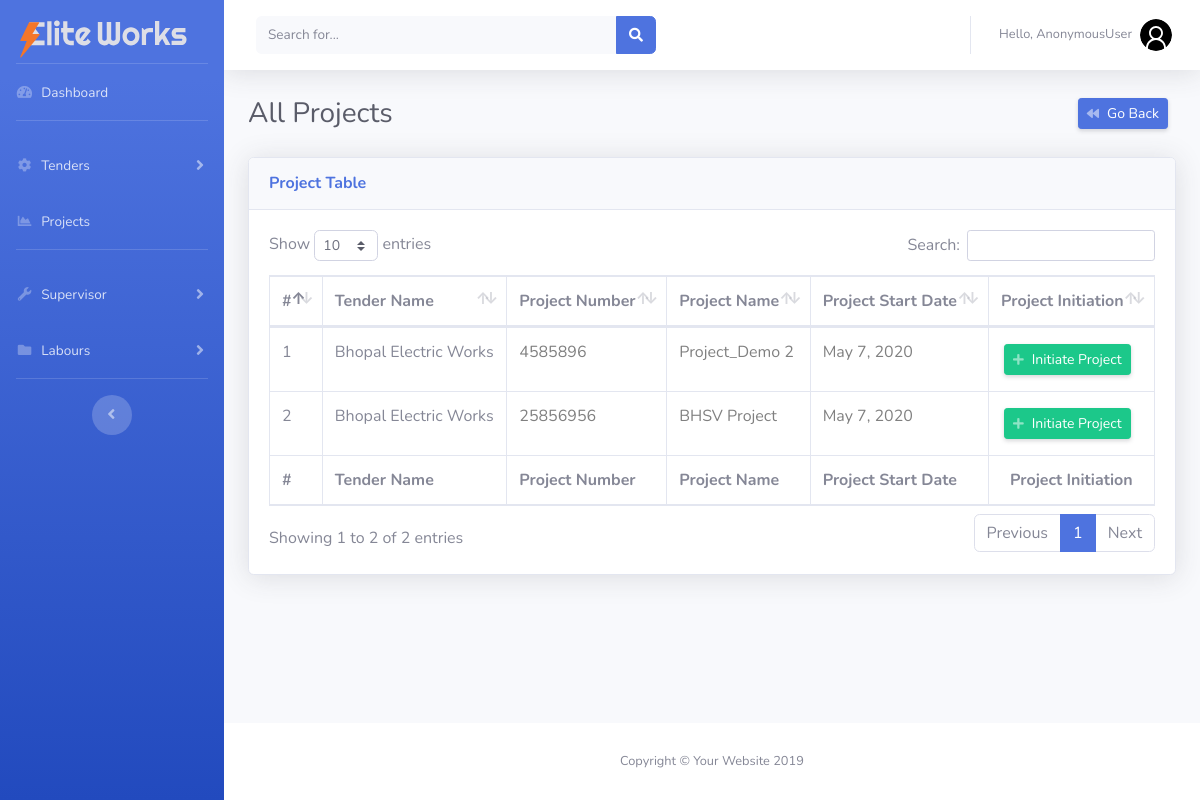
/projects/, run on the app's committed database.
### project/models.py (models this page shows, shortened)
class Projects(models.Model):
    tender = models.ForeignKey(Tender, on_delete=models.CASCADE)
    project_number = models.CharField(
        'Project Number', max_length=200, blank=False, null=True)
    project_name = models.CharField(
        'Project Name', max_length=200, blank=False, null=True)
    project_start_date = models.DateField(
        'Project Start Date', default=timezone.now)
    class Meta:
        verbose_name = 'Project'
        verbose_name_plural = 'Project'

class Tender(models.Model):
    Yes = 'Yes'
    No = 'No'
    status = [(Yes, 'Yes'), (No, 'No')]
    uuid_no = models.UUIDField(default=uuid.uuid4, editable=False, unique=True)
    date_created = models.DateTimeField(
        'Creation Date', auto_now_add=True, null=True)
    tender_number = models.CharField('Tender Number / ID', max_length=500)
    tender_name = models.CharField('Tender Name', max_length=500)
    tender_description = models.TextField('Tender Description')
    tender_submission_date = models.DateField(
        'Tender Submission Date', default=timezone.now)
    tender_purchase_reciept = models.FileField('Tender Purchase Reciept')
    tender_confirmation_reciept = models.FileField(
        'Tender Confirmation Reciept')
    physical_submission_date = models.DateField(
        'Physical Submission Date', default=timezone.now)
    tech_bid_opening_date = models.DateField(
        'Technical Bid Opening Date', default=timezone.now)
    bid_status = models.CharField(
        'Bid Status', max_length=10, choices=status, default=No)
    bid_price_opening_date = models.DateField(
        'Bid price opening date', blank=True, default=timezone.now)
    prize_bid = models.CharField('Bid Price', max_length=50)

### manpower/views.py (the view)
# urls.py: path('projects/', views.projects, name='projects'),
def projects(request):
    all_projects = Projects.objects.all()
    context = {'all_projects': all_projects}
    return render(request, 'manpower/projects.html', context)

### manpower/templates/manpower/projects.html (shortened to what this page needs)
{% extends 'manpower/base.html' %}
{% load static %}
{% block content %}
<div class="container-fluid">
    <div class="d-sm-flex align-items-center justify-content-between mb-4">
        <h1 class="h3 mb-0 text-gray-800">All Projects</h1>
        <a href="" onclick="history.go(-1)"
            class="d-xs-block my-1 mr-2 px-2 d-sm-inline-block btn btn-sm btn-primary shadow-sm"><i
                class="fas fa-backward fa-sm text-white-50 pr-2"></i>Go Back</a>
    </div>
    <div class="card shadow mb-4">
        <div class="card-header py-3">
            <h6 class="m-0 font-weight-bold text-primary">Project Table</h6>
        </div>
        <div class="card-body">
            <div class="table-responsive">
                <table class="table table-bordered" id="dataTable" width="100%" cellspacing="0">
                    <thead>
                        <tr>
                            <th>#</th>
                            <th>Tender Name</th>
                            <th>Project Number</th>
                            <th>Project Name</th>
                            <th>Project Start Date</th>
                            <th class="text-center">Project Initiation</th>
                        </tr>
                    </thead>
                    <tfoot>
                        <tr>
                            <th>#</th>
                            <th>Tender Name</th>
                            <th>Project Number</th>
                            <th>Project Name</th>
                            <th>Project Start Date</th>
                            <th class="text-center">Project Initiation</th>
                        </tr>
                    </tfoot>
                    <tbody>
                        {% for ap in all_projects  %}
                        <tr>
                            <td>{{forloop.counter}}</td>
                            <td>{{ap.tender.tender_name}}</td>
                            <th>{{ap.project_number}}</th>
                            <th>{{ap.project_name}}</th>
                            <th>{{ap.project_start_date}}</th>
                            <th class="text-center"><a href="#"
                                    class="d-xs-block my-1 mr-2 px-2 d-sm-inline-block btn btn-sm btn-success shadow-sm"><i
                                        class="fas fa-plus fa-sm text-white-50 pr-2"></i>Initiate Project</a></th>
                        </tr>
                        {% endfor %}
                    </tbody>
                </table>
            </div>
        </div>
    </div>
</div>
{% endblock content %}

### manpower/templates/manpower/projects.html (style rules this page uses)
tbody tr th { font-weight: 400 !important; color: grey !important; }

### data on the page
Projects: tender.tender_name "Bhopal Electric Works", project_number "4585896", project_name "Project_Demo 2", project_start_date "May 7, 2020"
Projects: tender.tender_name "Bhopal Electric Works", project_number "25856956", project_name "BHSV Project", project_start_date "May 7, 2020"

### other printed values
{{ request.user }} "AnonymousUser"
